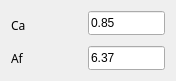
     <widget class="QWidget" name="formLayoutWidget_2">
      <property name="geometry">
       <rect>
        <x>240</x>
        <y>160</y>
        <width>175</width>
        <height>71</height>
       </rect>
      </property>
      <layout class="QFormLayout" name="formLayout_2">
       <property name="formAlignment">
        <set>Qt::AlignLeading|Qt::AlignLeft|Qt::AlignVCenter</set>
       </property>
       <item row="0" column="0">
        <widget class="QLabel" name="label_12">
         <property name="minimumSize">
          <size>
           <width>71</width>
           <height>29</height>
          </size>
         </property>
         <property name="maximumSize">
          <size>
           <width>71</width>
           <height>29</height>
          </size>
         </property>
         <property name="font">
          <font>
           <family>Biryani</family>
          </font>
         </property>
         <property name="text">
          <string>Ca</string>
         </property>
        </widget>
       </item>
       <item row="0" column="1">
        <widget class="QLineEdit" name="input_ca">
         <property name="minimumSize">
          <size>
           <width>77</width>
           <height>24</height>
          </size>
         </property>
         <property name="maximumSize">
          <size>
           <width>77</width>
           <height>24</height>
          </size>
         </property>
         <property name="text">
          <string>0.85</string>
         </property>
        </widget>
       </item>
       <item row="1" column="0">
        <widget class="QLabel" name="label_11">
         <property name="font">
          <font>
           <family>Biryani</family>
          </font>
         </property>
         <property name="text">
          <string>Af</string>
         </property>
        </widget>
       </item>
       <item row="1" column="1">
        <widget class="QLineEdit" name="input_af">
         <property name="minimumSize">
          <size>
           <width>77</width>
           <height>24</height>
          </size>
         </property>
         <property name="maximumSize">
          <size>
           <width>77</width>
           <height>24</height>
          </size>
         </property>
         <property name="text">
          <string>6.37</string>
         </property>
        </widget>
       </item>
      </layout>
     </widget>
